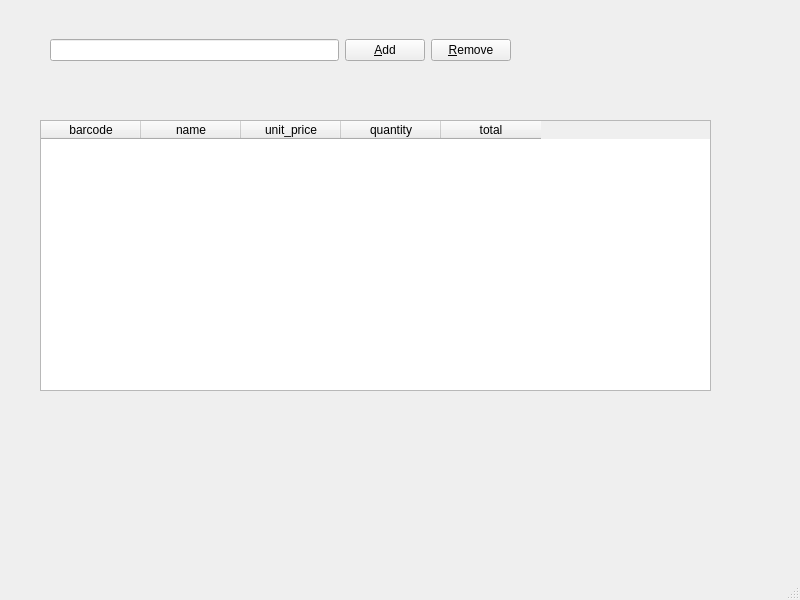
<?xml version="1.0" encoding="UTF-8"?>
<ui version="4.0">
 <class>PosWindow</class>
 <widget class="QMainWindow" name="PosWindow">
  <property name="geometry">
   <rect>
    <x>0</x>
    <y>0</y>
    <width>800</width>
    <height>600</height>
   </rect>
  </property>
  <property name="windowTitle">
   <string>Point of Sale</string>
  </property>
  <widget class="QWidget" name="centralwidget">
   <widget class="QTableWidget" name="tableDetail">
    <property name="geometry">
     <rect>
      <x>40</x>
      <y>120</y>
      <width>671</width>
      <height>271</height>
     </rect>
    </property>
    <column>
     <property name="text">
      <string>barcode</string>
     </property>
    </column>
    <column>
     <property name="text">
      <string>name</string>
     </property>
    </column>
    <column>
     <property name="text">
      <string>unit_price</string>
     </property>
    </column>
    <column>
     <property name="text">
      <string>quantity</string>
     </property>
    </column>
    <column>
     <property name="text">
      <string>total</string>
     </property>
    </column>
   </widget>
   <widget class="QWidget" name="gridLayoutWidget">
    <property name="geometry">
     <rect>
      <x>50</x>
      <y>10</y>
      <width>461</width>
      <height>80</height>
     </rect>
    </property>
    <layout class="QGridLayout" name="gridLayout">
     <item row="0" column="2">
      <widget class="QPushButton" name="pushRemove">
       <property name="text">
        <string>&amp;Remove</string>
       </property>
      </widget>
     </item>
     <item row="0" column="1">
      <widget class="QPushButton" name="pushAdd">
       <property name="text">
        <string>&amp;Add</string>
       </property>
      </widget>
     </item>
     <item row="0" column="0">
      <widget class="QLineEdit" name="txtBarcode"/>
     </item>
    </layout>
   </widget>
  </widget>
  <widget class="QMenuBar" name="menubar">
   <property name="geometry">
    <rect>
     <x>0</x>
     <y>0</y>
     <width>800</width>
     <height>33</height>
    </rect>
   </property>
  </widget>
  <widget class="QStatusBar" name="statusbar"/>
 </widget>
 <resources/>
 <connections/>
</ui>
